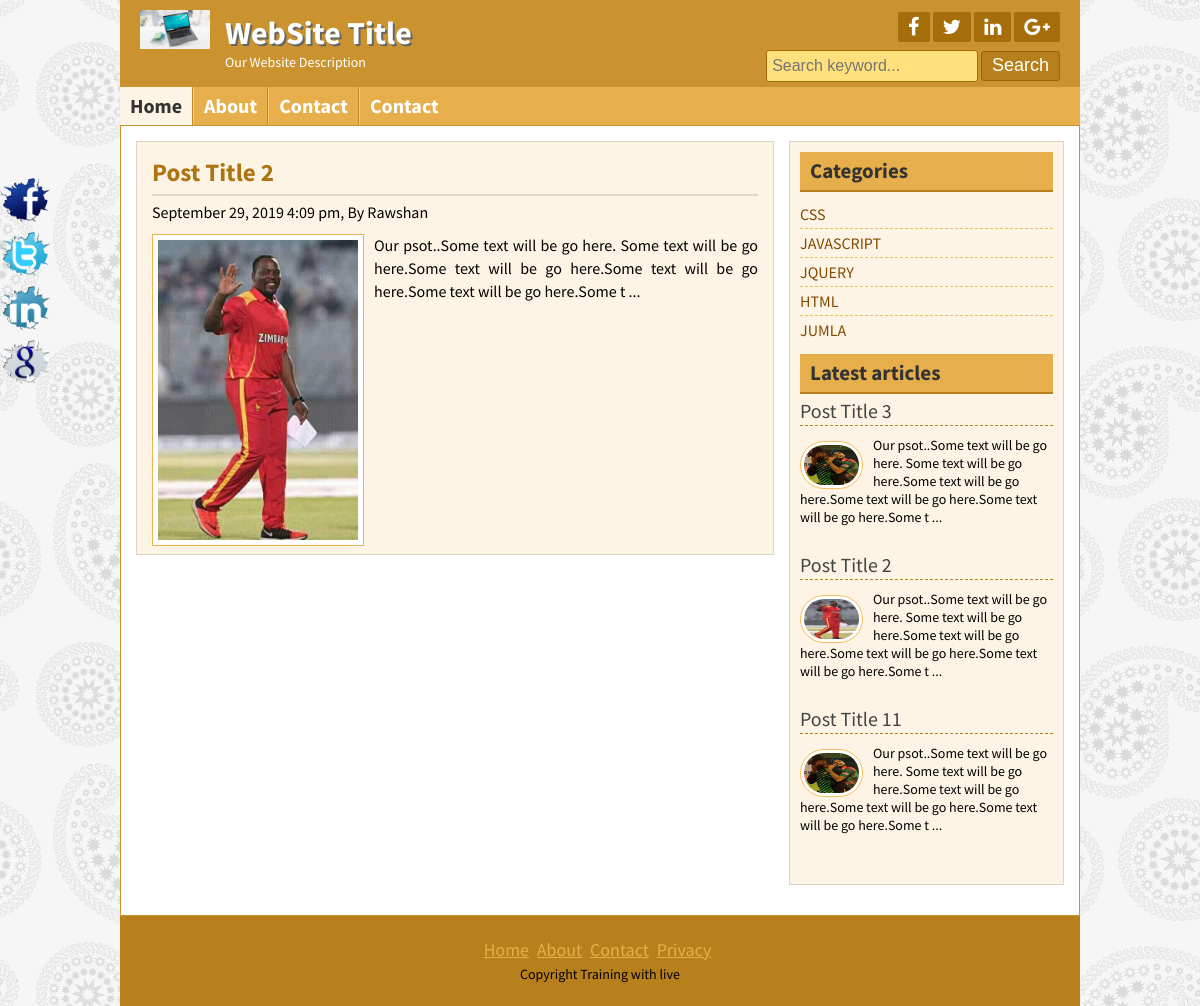
Page /posts.php?category=4 on the committed database.
### tables this page shows
CREATE TABLE `tbl_title` (
  `id` int(11) NOT NULL,
  `title` varchar(255) NOT NULL,
  `slogan` varchar(255) NOT NULL,
  `logo` varchar(255) NOT NULL
);

CREATE TABLE `tbl_social` (
  `id` int(11) NOT NULL,
  `facebook` varchar(255) NOT NULL,
  `twitter` varchar(255) NOT NULL,
  `linkedin` varchar(255) NOT NULL,
  `google` varchar(255) NOT NULL
);

CREATE TABLE `tbl_page` (
  `id` int(11) NOT NULL,
  `title` varchar(255) NOT NULL,
  `body` text NOT NULL
);

CREATE TABLE `tbl_post` (
  `id` int(11) NOT NULL,
  `cat` int(11) NOT NULL,
  `title` varchar(255) NOT NULL,
  `body` text NOT NULL,
  `image` varchar(255) NOT NULL,
  `author` varchar(60) NOT NULL,
  `tags` varchar(255) NOT NULL,
  `date` timestamp NOT NULL DEFAULT CURRENT_TIMESTAMP
);

CREATE TABLE `tbl_category` (
  `id` int(11) NOT NULL,
  `name` varchar(255) NOT NULL
);

CREATE TABLE `copyright` (
  `id` int(11) NOT NULL,
  `text` varchar(255) NOT NULL
);

### lib/Database.php (called while the page is built, shortened)
<?php
Class Database{
	public $host = DB_HOST;
	public $user = DB_USER;
	public $pass = DB_PASS;
	public $dbname = DB_NAME;
	public $link;
	private function connectDB(){
		$this->link = new mysqli($this->host, $this->user, $this->pass, $this->dbname);
	}
	public function select($query){
		$result = $this->link->query($query) or die($this->link->error.__LINE__);
		if($result->num_rows >0 ){
			return $result;
		}else{
			return false;
		}
	}
}

### helpers/Formate.php (called while the page is built, shortened)
<?php
Class Formate{
     public function formateDate($date){
         return date("F j, Y g:i a", strtotime($date));
     }
      public function textShortner($text, $limit = 400){
          $text = $text. " ";
          $text = substr($text, 0, $limit);
          $text = $text. " ...";
          return $text;
      }
}

### posts.php (the view)
<?php include 'inc/header.php'; ?>
<?php
	if(!isset($_GET['category']) || $_GET['category'] == null){
		header("Location: 404.php");
	}else{
		$category = $_GET['category'];
	}
?>
	<div class="contentsection contemplete clear">
		<div class="maincontent clear">
				<?php
					$query = "SELECT * FROM tbl_post WHERE cat={$category}";
					$result = $db->select($query);
					if($result):
						while($row = $result->fetch_assoc()):
				?>
                <div class="samepost clear">
                    <h2><a href="post.php?id=<?php echo $row['id']?>"><?php echo $row['title']; ?></a></h2>
                    <h4><?php echo $fm->formateDate($row['date'])?>, By <?php echo $row['author']; ?></h4>
                    <img src="admin/upload/<?php echo $row['image']; ?>" alt="MyImage"/>
                    <?php echo $fm->textShortner($row['body'],150); ?>
                </div>
				<?php
					endwhile;
					else:
						header("Location: 404.php");
					endif;
				?>
		</div>
		<?php include 'inc/sidebar.php'; ?>
	</div>
<?php include 'inc/footer.php'; ?>

### inc/header.php (shortened to what this page needs)
<?php
	include 'lib/Database.php';
	include 'helpers/Formate.php';
	$db = new Database();
	$fm = new Formate();
?>
<!DOCTYPE html>
<html>
<head>
	<link rel="stylesheet" href="font-awesome-4.5.0/css/font-awesome.css">
	<link rel="stylesheet" href="css/nivo-slider.css" type="text/css" media="screen" />
	<link rel="stylesheet" href="style.css">
</head>
<body>
	<div class="headersection templete clear">
		<a href="index.php">
			<?php
				$query = "SELECT * FROM tbl_title WHERE id=1";
				$result_t = $db->select($query);
				while($row_t = $result_t->fetch_assoc()):
			?>
			<div class="logo">
				<img src="admin/upload/<?php echo $row_t['logo'];?>" alt="Logo"/>
				<h2><?php echo $row_t['title'];?></h2>
				<p><?php echo $row_t['slogan'];?></p>
			</div>
			<?php endwhile; ?>
		</a>
		<div class="social clear">
		<?php
			$query = "SELECT * FROM tbl_social where id=1";
			$result = $db->select($query);
			while($row = $result->fetch_assoc()):
		?>
			<div class="icon clear">
				<a href="<?php echo $row['facebook']?>" target="_blank"><i class="fa fa-facebook"></i></a>
				<a href="<?php echo $row['twitter']?>" target="_blank"><i class="fa fa-twitter"></i></a>
				<a href="<?php echo $row['linkedin']?>" target="_blank"><i class="fa fa-linkedin"></i></a>
				<a href="<?php echo $row['google']?>" target="_blank"><i class="fa fa-google-plus"></i></a>
			</div>
		<?php endwhile; ?>
			<div class="searchbtn clear">
			<form action="search.php" method="GET">
				<input type="text" name="keyword" placeholder="Search keyword..."/>
				<input type="submit" name="search" value="Search"/>
			</form>
			</div>
		</div>
	</div>
<div class="navsection templete">
	<ul>
		<li><a id="active" href="index.php">Home</a></li>
		<?php
			$query = "SELECT * FROM tbl_page";
			$result = $db->select($query);
			if($result):
				while($row = $result->fetch_assoc()):
		?>
		<li><a href="page.php?pageid=<?php echo $row['id']?>"><?php echo $row['title']?></a></li>
		<?php endwhile; endif; ?>
		<li><a href="contact.php">Contact</a></li>
	</ul>
</div>

### inc/sidebar.php
<div class="sidebar clear">
		<div class="samesidebar clear">
			<h2>Categories</h2>
				<ul>
				<?php
					$c_query = "SELECT * FROM tbl_category";
					$result = $db->select($c_query);
					if($result):
						while($row = $result->fetch_assoc()):
				?>
					<li><a href="posts.php?category=<?php echo $row['id']?>"><?php echo strtoupper($row['name']); ?></a></li>
				<?php
					endwhile;
					else:
				?>
					<li>No Category Found</li>
				<?php
					endif;
				?>
				</ul>
		</div>
		<div class="samesidebar clear">
			<h2>Latest articles</h2>
				<?php
					$l_query = "SELECT * FROM tbl_post ORDER BY date DESC LIMIT 4";
					$l_result = $db->select($l_query);
					if($l_result):
						while($l_row = $l_result->fetch_assoc()):
				?>
				<div class="popular clear">
					<h3><a href="post.php?id=<?php echo $l_row['id'] ?>"><?php echo $l_row['title'] ?></a></h3>
					<a href="#"><img src="admin/upload/<?php echo $l_row['image'] ?>" alt="post image"/></a>
					<?php echo $fm->textShortner($l_row['body'], 150) ?>
				</div>
				<?php
					endwhile;
					else:
				?>
				<div class="popular clear">
					<h3>No Post Found</h3>
				</div>
				<?php endif; ?>
		</div>
	</div>

### inc/footer.php (shortened to what this page needs)
<div class="footersection templete clear">
	  <div class="footermenu clear">
		<ul>
			<li><a href="#">Home</a></li>
			<li><a href="#">About</a></li>
			<li><a href="#">Contact</a></li>
			<li><a href="#">Privacy</a></li>
		</ul>
	  </div>
	  <?php
		 $query = "SELECT * FROM copyright WHERE id=1";
		 $result = $db->select($query);
		 while($row = $result->fetch_assoc()):
	  ?>
	  <p><?php echo $row['text']; ?></p>
		 <?php endwhile; ?>
	</div>
	<?php
		$query = "SELECT * FROM tbl_social where id=1";
		$result = $db->select($query);
		while($row = $result->fetch_assoc()):
	?>
	<div class="fixedicon clear">
		<a href="<?php echo $row['facebook']?>"><img src="images/fb.png" alt="Facebook"/></a>
		<a href="<?php echo $row['twitter']?>"><img src="images/tw.png" alt="Twitter"/></a>
		<a href="<?php echo $row['linkedin']?>"><img src="images/in.png" alt="LinkedIn"/></a>
		<a href="<?php echo $row['google']?>"><img src="images/gl.png" alt="GooglePlus"/></a>
	</div>
	<?php endwhile; ?>
</body>
</html>

### rows in the picture
tbl_title: logo (picture), title "WebSite Title", slogan "Our Website Description"
tbl_page: title "About"
tbl_page: title "Contact"
tbl_post: title "Post Title 2", date "September 29, 2019 4:09 pm", author "Rawshan", image (picture), body "Our psot..Some text will be go here. Some text will be go here.Some text will be go here.Some text will be go here.Some text will be go here.Some t ..."
tbl_category: name "CSS"
tbl_category: name "JAVASCRIPT"
tbl_category: name "JQUERY"
tbl_category: name "HTML"
tbl_category: name "JUMLA"
tbl_post: title "Post Title 3", image (picture), body "Our psot..Some text will be go here. Some text will be go here.Some text will be go here.Some text will be go here.Some text will be go here.Some t ..."
tbl_post: title "Post Title 11", image (picture), body "Our psot..Some text will be go here. Some text will be go here.Some text will be go here.Some text will be go here.Some text will be go here.Some t ..."
copyright: text "Copyright Training with live"
